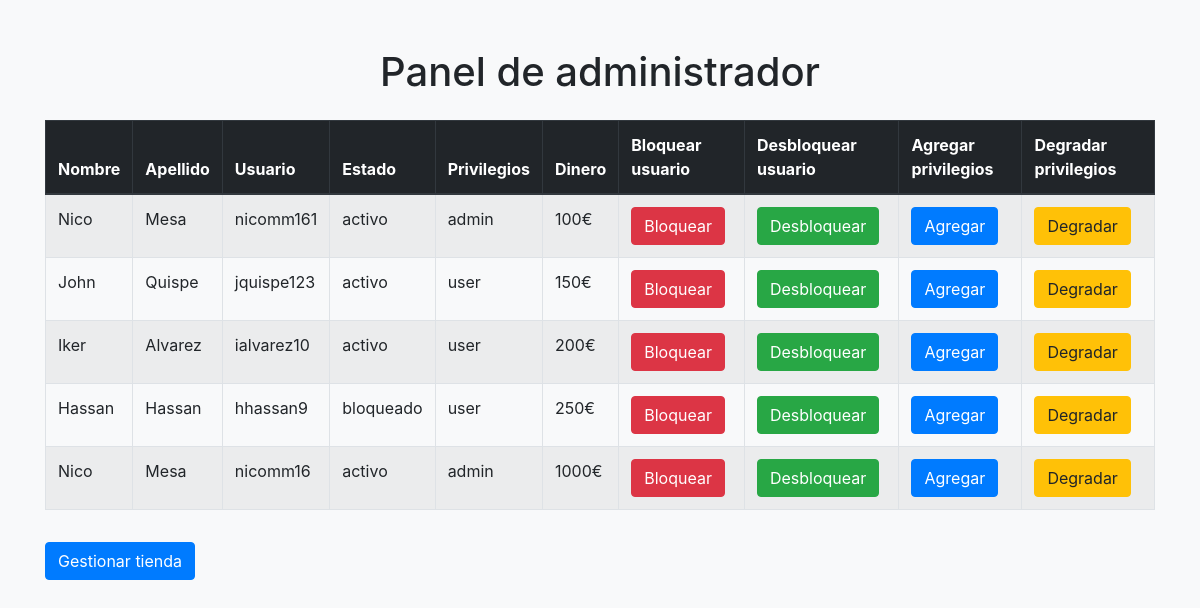
The page /views/admin/admin_panel.php on the database its author committed.
### tables this page shows
CREATE TABLE `usuarios` (
  `id` int(11) NOT NULL,
  `nombre` varchar(255) DEFAULT NULL,
  `apellido` varchar(255) DEFAULT NULL,
  `user` varchar(255) DEFAULT NULL,
  `password` varchar(255) DEFAULT NULL,
  `estado` enum('activo','bloqueado') DEFAULT 'activo',
  `privilegios` enum('user','admin') DEFAULT 'user',
  `dinero` int(11) DEFAULT NULL
);

### php/backend/user.php (the view, shortened to what this page needs)
<?php
include ("../../db/db.php");
class Admin extends Usuario {
    public function devolverUsuarios() {
        global $conex;
        $usuarios = "SELECT * FROM usuarios";
        $consulta = $conex->query($usuarios);
        if ($consulta->num_rows > 0) {
            echo "<table class='table table-striped table-bordered table-hover'>";
            echo "<thead class='thead-dark'>";
            echo "<tr>";
            echo "<th>Nombre</th>";
            echo "<th>Apellido</th>";
            echo "<th>Usuario</th>";
            echo "<th>Estado</th>";
            echo "<th>Privilegios</th>";
            echo "<th>Dinero</th>";
            echo "<th>Bloquear usuario</th>";
            echo "<th>Desbloquear usuario</th>";
            echo "<th>Agregar privilegios</th>";
            echo "<th>Degradar privilegios</th>";
            echo "</tr>";
            echo "</thead>";
            echo "<tbody>";
            while ($row = $consulta->fetch_assoc()) {
                echo "<tr>";
                echo "<td>" . htmlspecialchars($row["nombre"]) . "</td>";
                echo "<td>" . htmlspecialchars($row["apellido"]) . "</td>";
                echo "<td>" . htmlspecialchars($row["user"]) . "</td>";
                echo "<td>" . htmlspecialchars($row["estado"]) . "</td>";
                echo "<td>" . htmlspecialchars($row["privilegios"]) . "</td>";
                echo "<td>" . htmlspecialchars($row["dinero"]) . "€" . "</td>";
                echo "<td><a href='../../views/auth/block.php' class='btn btn-danger'>Bloquear</a></td>";
                echo "<td><a href='../../views/auth/unblock.php' class='btn btn-success'>Desbloquear</a></td>";
                echo "<td><a href='../../views/auth/modify_privileges.php' class='btn btn-primary'>Agregar</a></td>";
                echo "<td><a href='../../views/auth/downgrade-privileges.php' class='btn btn-warning'>Degradar</a></td>";
                echo "</tr>";
            }
            echo "</tbody>";
            echo "</table>";
            echo "<button class='btn btn-primary mt-3'><a href='../../views/auth/shopAdmin.php' class='text-white' style='text-decoration: none;'>Gestionar tienda</a></button>";
        } else {
            echo "<div class='alert alert-info'>No hay usuarios</div>";
            echo "<button class='btn btn-secondary mt-3'><a href='../../views/admin/admin_panel.php' class='text-white' style='text-decoration: none;'>Volver</a></button>";
        }
    }
}
?>

### rows shown on the page
usuarios: nombre "Nico", apellido "Mesa", user "nicomm161", estado "activo", privilegios "admin", dinero "100"
usuarios: nombre "John", apellido "Quispe", user "jquispe123", estado "activo", privilegios "user", dinero "150"
usuarios: nombre "Iker", apellido "Alvarez", user "ialvarez10", estado "activo", privilegios "user", dinero "200"
usuarios: nombre "Hassan", apellido "Hassan", user "hhassan9", estado "bloqueado", privilegios "user", dinero "250"
usuarios: nombre "Nico", apellido "Mesa", user "nicomm16", estado "activo", privilegios "admin", dinero "1000"
